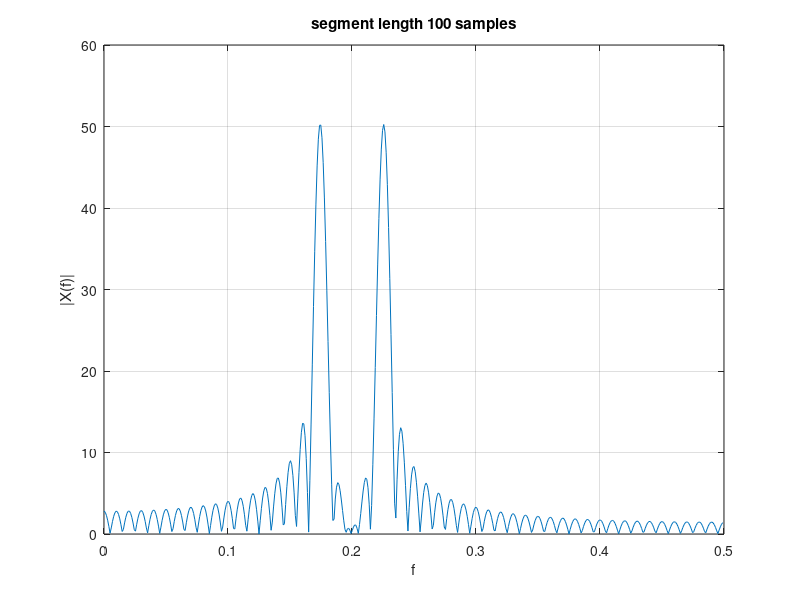

This figure's MATLAB source:
f1 = 7/40; f2 = 9/40; N = 1024;
%generates 100 samples of the sampled signal
t = 0:99; x = sin(2*pi*f1*t) + sin(2*pi*f2*t); X = fft(x,N);
f =0:1/N:1-1/N; figure(1)
plot(f(1:length(f)/2),abs(X(1:length(f)/2)))
xlabel('f');ylabel('|X(f)|')
title('segment length 100 samples'); grid
